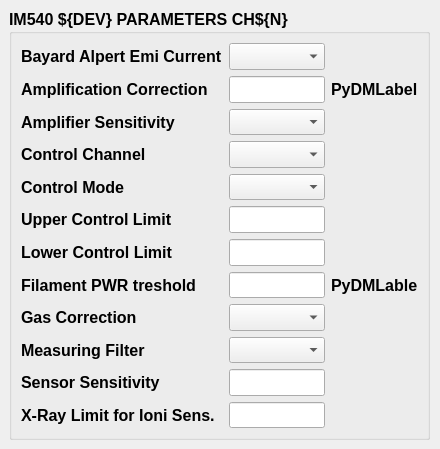
<?xml version="1.0" encoding="UTF-8"?>
<ui version="4.0">
 <class>Form</class>
 <widget class="QWidget" name="Form">
  <property name="geometry">
   <rect>
    <x>0</x>
    <y>0</y>
    <width>440</width>
    <height>449</height>
   </rect>
  </property>
  <property name="windowTitle">
   <string>Form</string>
  </property>
  <widget class="QGroupBox" name="verticalGroupBox">
   <property name="geometry">
    <rect>
     <x>9</x>
     <y>9</y>
     <width>421</width>
     <height>431</height>
    </rect>
   </property>
   <property name="font">
    <font>
     <pointsize>12</pointsize>
     <weight>75</weight>
     <bold>true</bold>
    </font>
   </property>
   <property name="title">
    <string>IM540 ${DEV} PARAMETERS CH${N} </string>
   </property>
   <layout class="QVBoxLayout" name="verticalLayout">
    <item>
     <layout class="QGridLayout" name="gridLayout">
      <item row="8" column="2">
       <widget class="PyDMLabel" name="PyDMLabel_9">
        <property name="toolTip">
         <string/>
        </property>
        <property name="precisionFromPV" stdset="0">
         <bool>false</bool>
        </property>
        <property name="alarmSensitiveContent" stdset="0">
         <bool>false</bool>
        </property>
        <property name="alarmSensitiveBorder" stdset="0">
         <bool>true</bool>
        </property>
        <property name="channel" stdset="0">
         <string>ca://${DEV}:GET_SGC_CH${N}</string>
        </property>
       </widget>
      </item>
      <item row="4" column="2">
       <widget class="PyDMLabel" name="PyDMLabel_7">
        <property name="toolTip">
         <string/>
        </property>
        <property name="precisionFromPV" stdset="0">
         <bool>false</bool>
        </property>
        <property name="alarmSensitiveBorder" stdset="0">
         <bool>true</bool>
        </property>
        <property name="channel" stdset="0">
         <string>ca://${DEV}:GET_SCM_CH${N}</string>
        </property>
       </widget>
      </item>
      <item row="1" column="0">
       <widget class="QLabel" name="label_2">
        <property name="text">
         <string>Amplification Correction</string>
        </property>
       </widget>
      </item>
      <item row="5" column="0">
       <widget class="QLabel" name="label_7">
        <property name="text">
         <string>Upper Control Limit</string>
        </property>
       </widget>
      </item>
      <item row="9" column="2">
       <widget class="PyDMLabel" name="PyDMLabel_10">
        <property name="toolTip">
         <string/>
        </property>
        <property name="precisionFromPV" stdset="0">
         <bool>false</bool>
        </property>
        <property name="alarmSensitiveBorder" stdset="0">
         <bool>true</bool>
        </property>
        <property name="channel" stdset="0">
         <string>ca://${DEV}:GET_SMF_CH${N}</string>
        </property>
       </widget>
      </item>
      <item row="9" column="1">
       <widget class="PyDMEnumComboBox" name="PyDMEnumComboBox_6">
        <property name="toolTip">
         <string/>
        </property>
        <property name="alarmSensitiveBorder" stdset="0">
         <bool>false</bool>
        </property>
        <property name="channel" stdset="0">
         <string>ca://${DEV}:SET_SMF_CH${N}</string>
        </property>
       </widget>
      </item>
      <item row="9" column="0">
       <widget class="QLabel" name="label_11">
        <property name="text">
         <string>Measuring Filter</string>
        </property>
       </widget>
      </item>
      <item row="10" column="1">
       <widget class="PyDMLineEdit" name="PyDMLineEdit_5">
        <property name="toolTip">
         <string/>
        </property>
        <property name="precision" stdset="0">
         <number>0</number>
        </property>
        <property name="showUnits" stdset="0">
         <bool>false</bool>
        </property>
        <property name="precisionFromPV" stdset="0">
         <bool>true</bool>
        </property>
        <property name="alarmSensitiveBorder" stdset="0">
         <bool>false</bool>
        </property>
        <property name="channel" stdset="0">
         <string>ca://${DEV}:SET_SSV_CH${N}</string>
        </property>
        <property name="displayFormat" stdset="0">
         <enum>PyDMLineEdit::Default</enum>
        </property>
       </widget>
      </item>
      <item row="3" column="2">
       <widget class="PyDMLabel" name="PyDMLabel_2">
        <property name="toolTip">
         <string/>
        </property>
        <property name="precisionFromPV" stdset="0">
         <bool>false</bool>
        </property>
        <property name="alarmSensitiveBorder" stdset="0">
         <bool>true</bool>
        </property>
        <property name="channel" stdset="0">
         <string>ca://${DEV}:GET_SCC_CH${N}</string>
        </property>
       </widget>
      </item>
      <item row="0" column="0">
       <widget class="QLabel" name="label">
        <property name="frameShape">
         <enum>QFrame::NoFrame</enum>
        </property>
        <property name="text">
         <string>Bayard Alpert Emi Current</string>
        </property>
       </widget>
      </item>
      <item row="3" column="1">
       <widget class="PyDMEnumComboBox" name="PyDMEnumComboBox_2">
        <property name="toolTip">
         <string/>
        </property>
        <property name="alarmSensitiveBorder" stdset="0">
         <bool>false</bool>
        </property>
        <property name="channel" stdset="0">
         <string>ca://${DEV}:SET_SCC_CH${N}</string>
        </property>
       </widget>
      </item>
      <item row="2" column="0">
       <widget class="QLabel" name="label_3">
        <property name="text">
         <string>Amplifier Sensitivity</string>
        </property>
       </widget>
      </item>
      <item row="6" column="0">
       <widget class="QLabel" name="label_5">
        <property name="text">
         <string>Lower Control Limit</string>
        </property>
       </widget>
      </item>
      <item row="8" column="1">
       <widget class="PyDMEnumComboBox" name="PyDMEnumComboBox_5">
        <property name="toolTip">
         <string/>
        </property>
        <property name="alarmSensitiveBorder" stdset="0">
         <bool>false</bool>
        </property>
        <property name="channel" stdset="0">
         <string>ca://${DEV}:SET_SGC_CH${N}</string>
        </property>
       </widget>
      </item>
      <item row="5" column="1">
       <widget class="PyDMLineEdit" name="PyDMLineEdit_3">
        <property name="toolTip">
         <string/>
        </property>
        <property name="precision" stdset="0">
         <number>2</number>
        </property>
        <property name="showUnits" stdset="0">
         <bool>false</bool>
        </property>
        <property name="precisionFromPV" stdset="0">
         <bool>false</bool>
        </property>
        <property name="alarmSensitiveBorder" stdset="0">
         <bool>false</bool>
        </property>
        <property name="channel" stdset="0">
         <string>ca://${DEV}:SET_SCL_HIGH_CH${N}</string>
        </property>
        <property name="displayFormat" stdset="0">
         <enum>PyDMLineEdit::Exponential</enum>
        </property>
       </widget>
      </item>
      <item row="10" column="0">
       <widget class="QLabel" name="label_12">
        <property name="text">
         <string>Sensor Sensitivity</string>
        </property>
       </widget>
      </item>
      <item row="2" column="2">
       <widget class="PyDMLabel" name="PyDMLabel_3">
        <property name="toolTip">
         <string/>
        </property>
        <property name="precisionFromPV" stdset="0">
         <bool>false</bool>
        </property>
        <property name="alarmSensitiveBorder" stdset="0">
         <bool>true</bool>
        </property>
        <property name="channel" stdset="0">
         <string>ca://${DEV}:GET_SAS_CH${N}</string>
        </property>
       </widget>
      </item>
      <item row="6" column="2">
       <widget class="PyDMLabel" name="PyDMLabel_5">
        <property name="toolTip">
         <string/>
        </property>
        <property name="text">
         <string/>
        </property>
        <property name="precision" stdset="0">
         <number>2</number>
        </property>
        <property name="showUnits" stdset="0">
         <bool>true</bool>
        </property>
        <property name="precisionFromPV" stdset="0">
         <bool>false</bool>
        </property>
        <property name="alarmSensitiveBorder" stdset="0">
         <bool>true</bool>
        </property>
        <property name="channel" stdset="0">
         <string>ca://${DEV}:SCL_LOW_CH${N}</string>
        </property>
        <property name="displayFormat" stdset="0">
         <enum>PyDMLabel::Exponential</enum>
        </property>
       </widget>
      </item>
      <item row="2" column="1">
       <widget class="PyDMEnumComboBox" name="PyDMEnumComboBox_3">
        <property name="toolTip">
         <string/>
        </property>
        <property name="alarmSensitiveBorder" stdset="0">
         <bool>false</bool>
        </property>
        <property name="channel" stdset="0">
         <string>ca://${DEV}:SET_SAS_CH${N}</string>
        </property>
       </widget>
      </item>
      <item row="1" column="2">
       <widget class="PyDMLabel" name="PyDMLabel_4">
        <property name="toolTip">
         <string/>
        </property>
        <property name="text">
         <string>PyDMLabel</string>
        </property>
        <property name="precision" stdset="0">
         <number>0</number>
        </property>
        <property name="showUnits" stdset="0">
         <bool>true</bool>
        </property>
        <property name="precisionFromPV" stdset="0">
         <bool>true</bool>
        </property>
        <property name="alarmSensitiveBorder" stdset="0">
         <bool>true</bool>
        </property>
        <property name="channel" stdset="0">
         <string>ca://${DEV}:GET_SAC_CH${N}</string>
        </property>
        <property name="displayFormat" stdset="0">
         <enum>PyDMLabel::Default</enum>
        </property>
       </widget>
      </item>
      <item row="4" column="1">
       <widget class="PyDMEnumComboBox" name="PyDMEnumComboBox_4">
        <property name="toolTip">
         <string/>
        </property>
        <property name="alarmSensitiveBorder" stdset="0">
         <bool>false</bool>
        </property>
        <property name="channel" stdset="0">
         <string>ca://${DEV}:SET_SCM_CH${N}</string>
        </property>
       </widget>
      </item>
      <item row="4" column="0">
       <widget class="QLabel" name="label_8">
        <property name="text">
         <string>Control Mode</string>
        </property>
       </widget>
      </item>
      <item row="8" column="0">
       <widget class="QLabel" name="label_10">
        <property name="text">
         <string>Gas Correction</string>
        </property>
       </widget>
      </item>
      <item row="7" column="1">
       <widget class="PyDMLineEdit" name="PyDMLineEdit_4">
        <property name="toolTip">
         <string/>
        </property>
        <property name="precision" stdset="0">
         <number>0</number>
        </property>
        <property name="showUnits" stdset="0">
         <bool>false</bool>
        </property>
        <property name="precisionFromPV" stdset="0">
         <bool>true</bool>
        </property>
        <property name="alarmSensitiveBorder" stdset="0">
         <bool>false</bool>
        </property>
        <property name="channel" stdset="0">
         <string>ca://${DEV}:SET_SFP_CH${N}</string>
        </property>
        <property name="displayFormat" stdset="0">
         <enum>PyDMLineEdit::Default</enum>
        </property>
       </widget>
      </item>
      <item row="7" column="2">
       <widget class="PyDMLabel" name="PyDMLabel_8">
        <property name="toolTip">
         <string/>
        </property>
        <property name="text">
         <string>PyDMLable</string>
        </property>
        <property name="precision" stdset="0">
         <number>0</number>
        </property>
        <property name="showUnits" stdset="0">
         <bool>true</bool>
        </property>
        <property name="precisionFromPV" stdset="0">
         <bool>true</bool>
        </property>
        <property name="alarmSensitiveBorder" stdset="0">
         <bool>true</bool>
        </property>
        <property name="channel" stdset="0">
         <string>ca://${DEV}:GET_SFP_CH${N}</string>
        </property>
        <property name="displayFormat" stdset="0">
         <enum>PyDMLabel::Default</enum>
        </property>
       </widget>
      </item>
      <item row="1" column="1">
       <widget class="PyDMLineEdit" name="PyDMLineEdit">
        <property name="toolTip">
         <string/>
        </property>
        <property name="precision" stdset="0">
         <number>0</number>
        </property>
        <property name="showUnits" stdset="0">
         <bool>false</bool>
        </property>
        <property name="precisionFromPV" stdset="0">
         <bool>true</bool>
        </property>
        <property name="alarmSensitiveBorder" stdset="0">
         <bool>false</bool>
        </property>
        <property name="channel" stdset="0">
         <string>ca://${DEV}:SET_SAC_CH${N}</string>
        </property>
        <property name="displayFormat" stdset="0">
         <enum>PyDMLineEdit::Default</enum>
        </property>
       </widget>
      </item>
      <item row="3" column="0">
       <widget class="QLabel" name="label_4">
        <property name="text">
         <string>Control Channel</string>
        </property>
       </widget>
      </item>
      <item row="5" column="2">
       <widget class="PyDMLabel" name="PyDMLabel_6">
        <property name="toolTip">
         <string/>
        </property>
        <property name="text">
         <string/>
        </property>
        <property name="precision" stdset="0">
         <number>2</number>
        </property>
        <property name="showUnits" stdset="0">
         <bool>true</bool>
        </property>
        <property name="precisionFromPV" stdset="0">
         <bool>false</bool>
        </property>
        <property name="alarmSensitiveBorder" stdset="0">
         <bool>true</bool>
        </property>
        <property name="channel" stdset="0">
         <string>ca://${DEV}:SCL_HIGH_CH${N}</string>
        </property>
        <property name="displayFormat" stdset="0">
         <enum>PyDMLabel::Exponential</enum>
        </property>
       </widget>
      </item>
      <item row="0" column="1">
       <widget class="PyDMEnumComboBox" name="PyDMEnumComboBox">
        <property name="toolTip">
         <string/>
        </property>
        <property name="alarmSensitiveBorder" stdset="0">
         <bool>false</bool>
        </property>
        <property name="channel" stdset="0">
         <string>ca://${DEV}:SET_BCC_CH${N}</string>
        </property>
       </widget>
      </item>
      <item row="0" column="2">
       <widget class="PyDMLabel" name="PyDMLabel">
        <property name="toolTip">
         <string/>
        </property>
        <property name="precisionFromPV" stdset="0">
         <bool>false</bool>
        </property>
        <property name="alarmSensitiveBorder" stdset="0">
         <bool>true</bool>
        </property>
        <property name="channel" stdset="0">
         <string>ca://${DEV}:GET_BCC_CH${N}</string>
        </property>
       </widget>
      </item>
      <item row="6" column="1">
       <widget class="PyDMLineEdit" name="PyDMLineEdit_2">
        <property name="toolTip">
         <string/>
        </property>
        <property name="precision" stdset="0">
         <number>2</number>
        </property>
        <property name="showUnits" stdset="0">
         <bool>false</bool>
        </property>
        <property name="precisionFromPV" stdset="0">
         <bool>false</bool>
        </property>
        <property name="alarmSensitiveBorder" stdset="0">
         <bool>false</bool>
        </property>
        <property name="channel" stdset="0">
         <string>ca://${DEV}:SET_SCL_LOW_CH${N}</string>
        </property>
        <property name="displayFormat" stdset="0">
         <enum>PyDMLineEdit::Exponential</enum>
        </property>
       </widget>
      </item>
      <item row="7" column="0">
       <widget class="QLabel" name="label_9">
        <property name="text">
         <string>Filament PWR treshold</string>
        </property>
       </widget>
      </item>
      <item row="10" column="2">
       <widget class="PyDMLabel" name="PyDMLabel_11">
        <property name="toolTip">
         <string/>
        </property>
        <property name="showUnits" stdset="0">
         <bool>true</bool>
        </property>
        <property name="alarmSensitiveBorder" stdset="0">
         <bool>true</bool>
        </property>
        <property name="channel" stdset="0">
         <string>ca://${DEV}:GET_SSV_CH${N}</string>
        </property>
       </widget>
      </item>
      <item row="11" column="0">
       <widget class="QLabel" name="label_13">
        <property name="text">
         <string>X-Ray Limit for Ioni Sens.</string>
        </property>
       </widget>
      </item>
      <item row="11" column="1">
       <widget class="PyDMLineEdit" name="PyDMLineEdit_6">
        <property name="toolTip">
         <string/>
        </property>
        <property name="precision" stdset="0">
         <number>0</number>
        </property>
        <property name="showUnits" stdset="0">
         <bool>false</bool>
        </property>
        <property name="precisionFromPV" stdset="0">
         <bool>true</bool>
        </property>
        <property name="alarmSensitiveBorder" stdset="0">
         <bool>false</bool>
        </property>
        <property name="channel" stdset="0">
         <string>ca://${DEV}:SET_SXR_CH${N}</string>
        </property>
        <property name="displayFormat" stdset="0">
         <enum>PyDMLineEdit::Default</enum>
        </property>
       </widget>
      </item>
      <item row="11" column="2">
       <widget class="PyDMLabel" name="PyDMLabel_12">
        <property name="toolTip">
         <string/>
        </property>
        <property name="showUnits" stdset="0">
         <bool>true</bool>
        </property>
        <property name="alarmSensitiveBorder" stdset="0">
         <bool>true</bool>
        </property>
        <property name="channel" stdset="0">
         <string>ca://${DEV}:GET_SXR_CH${N}</string>
        </property>
       </widget>
      </item>
     </layout>
    </item>
   </layout>
  </widget>
 </widget>
 <customwidgets>
  <customwidget>
   <class>PyDMLabel</class>
   <extends>QLabel</extends>
   <header>pydm.widgets.label</header>
  </customwidget>
  <customwidget>
   <class>PyDMEnumComboBox</class>
   <extends>QComboBox</extends>
   <header>pydm.widgets.enum_combo_box</header>
  </customwidget>
  <customwidget>
   <class>PyDMLineEdit</class>
   <extends>QLineEdit</extends>
   <header>pydm.widgets.line_edit</header>
  </customwidget>
 </customwidgets>
 <resources/>
 <connections/>
</ui>
